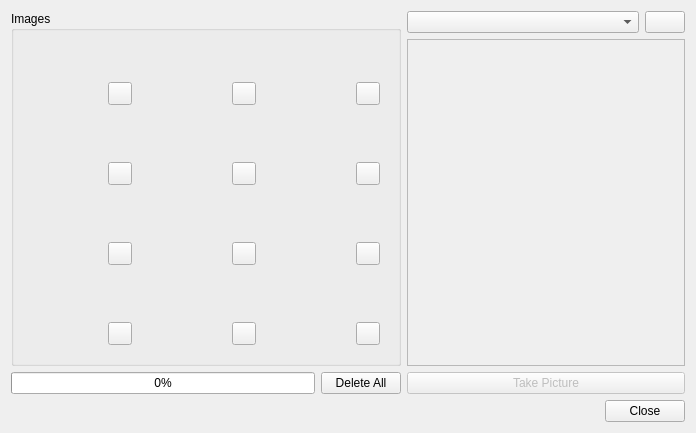
<?xml version="1.0" encoding="UTF-8"?>
<ui version="4.0">
 <class>Form</class>
 <widget class="QWidget" name="Form">
  <property name="geometry">
   <rect>
    <x>0</x>
    <y>0</y>
    <width>696</width>
    <height>430</height>
   </rect>
  </property>
  <property name="windowTitle">
   <string>xRecog Camera</string>
  </property>
  <property name="windowIcon">
   <iconset resource="resources.qrc">
    <normaloff>:/logos/xrecog-64px.svg</normaloff>:/logos/xrecog-64px.svg</iconset>
  </property>
  <layout class="QGridLayout" name="gridLayout1">
   <item row="1" column="0" alignment="Qt::AlignRight">
    <widget class="QPushButton" name="buttonBox">
     <property name="text">
      <string>Close</string>
     </property>
     <property name="icon">
      <iconset theme="cancel">
       <normaloff>.</normaloff>.</iconset>
     </property>
    </widget>
   </item>
   <item row="0" column="0">
    <layout class="QHBoxLayout" name="mainHLayout">
     <item>
      <layout class="QVBoxLayout" name="imagesPreviewVLayout">
       <item>
        <widget class="QGroupBox" name="imageGrid">
         <property name="sizePolicy">
          <sizepolicy hsizetype="Minimum" vsizetype="Expanding">
           <horstretch>0</horstretch>
           <verstretch>0</verstretch>
          </sizepolicy>
         </property>
         <property name="title">
          <string>Images</string>
         </property>
         <layout class="QGridLayout" name="gridLayout2">
          <item row="2" column="0" alignment="Qt::AlignVCenter">
           <widget class="QWidget" name="imageSlot07" native="true">
            <layout class="QGridLayout" name="gridLayout9">
             <item row="0" column="0" rowspan="2" colspan="2">
              <widget class="QLabel" name="image07">
               <property name="sizePolicy">
                <sizepolicy hsizetype="Fixed" vsizetype="Fixed">
                 <horstretch>0</horstretch>
                 <verstretch>0</verstretch>
                </sizepolicy>
               </property>
               <property name="minimumSize">
                <size>
                 <width>100</width>
                 <height>56</height>
                </size>
               </property>
               <property name="text">
                <string/>
               </property>
              </widget>
             </item>
             <item row="1" column="1">
              <widget class="QToolButton" name="deleteButton07">
               <property name="sizePolicy">
                <sizepolicy hsizetype="Fixed" vsizetype="Fixed">
                 <horstretch>0</horstretch>
                 <verstretch>0</verstretch>
                </sizepolicy>
               </property>
               <property name="icon">
                <iconset theme="delete">
                 <normaloff>.</normaloff>.</iconset>
               </property>
              </widget>
             </item>
            </layout>
           </widget>
          </item>
          <item row="0" column="0" alignment="Qt::AlignVCenter">
           <widget class="QWidget" name="imageSlot01" native="true">
            <layout class="QGridLayout" name="gridLayout3">
             <item row="0" column="0" rowspan="2" colspan="2">
              <widget class="QLabel" name="image01">
               <property name="sizePolicy">
                <sizepolicy hsizetype="Fixed" vsizetype="Fixed">
                 <horstretch>0</horstretch>
                 <verstretch>0</verstretch>
                </sizepolicy>
               </property>
               <property name="minimumSize">
                <size>
                 <width>100</width>
                 <height>56</height>
                </size>
               </property>
               <property name="styleSheet">
                <string notr="true"/>
               </property>
               <property name="text">
                <string/>
               </property>
              </widget>
             </item>
             <item row="1" column="1">
              <widget class="QToolButton" name="deleteButton01">
               <property name="sizePolicy">
                <sizepolicy hsizetype="Fixed" vsizetype="Fixed">
                 <horstretch>0</horstretch>
                 <verstretch>0</verstretch>
                </sizepolicy>
               </property>
               <property name="icon">
                <iconset theme="delete">
                 <normaloff>.</normaloff>.</iconset>
               </property>
              </widget>
             </item>
            </layout>
           </widget>
          </item>
          <item row="3" column="0" alignment="Qt::AlignVCenter">
           <widget class="QWidget" name="imageSlot10" native="true">
            <layout class="QGridLayout" name="gridLayout12">
             <item row="0" column="0" rowspan="2" colspan="2">
              <widget class="QLabel" name="image10">
               <property name="sizePolicy">
                <sizepolicy hsizetype="Fixed" vsizetype="Fixed">
                 <horstretch>0</horstretch>
                 <verstretch>0</verstretch>
                </sizepolicy>
               </property>
               <property name="minimumSize">
                <size>
                 <width>100</width>
                 <height>56</height>
                </size>
               </property>
               <property name="text">
                <string/>
               </property>
              </widget>
             </item>
             <item row="1" column="1">
              <widget class="QToolButton" name="deleteButton10">
               <property name="sizePolicy">
                <sizepolicy hsizetype="Fixed" vsizetype="Fixed">
                 <horstretch>0</horstretch>
                 <verstretch>0</verstretch>
                </sizepolicy>
               </property>
               <property name="icon">
                <iconset theme="delete">
                 <normaloff>.</normaloff>.</iconset>
               </property>
              </widget>
             </item>
            </layout>
           </widget>
          </item>
          <item row="1" column="1" alignment="Qt::AlignVCenter">
           <widget class="QWidget" name="imageSlot05" native="true">
            <layout class="QGridLayout" name="gridLayout7">
             <item row="0" column="0" rowspan="2" colspan="2">
              <widget class="QLabel" name="image05">
               <property name="sizePolicy">
                <sizepolicy hsizetype="Fixed" vsizetype="Fixed">
                 <horstretch>0</horstretch>
                 <verstretch>0</verstretch>
                </sizepolicy>
               </property>
               <property name="minimumSize">
                <size>
                 <width>100</width>
                 <height>56</height>
                </size>
               </property>
               <property name="text">
                <string/>
               </property>
              </widget>
             </item>
             <item row="1" column="1">
              <widget class="QToolButton" name="deleteButton05">
               <property name="sizePolicy">
                <sizepolicy hsizetype="Fixed" vsizetype="Fixed">
                 <horstretch>0</horstretch>
                 <verstretch>0</verstretch>
                </sizepolicy>
               </property>
               <property name="icon">
                <iconset theme="delete">
                 <normaloff>.</normaloff>.</iconset>
               </property>
              </widget>
             </item>
            </layout>
           </widget>
          </item>
          <item row="1" column="2" alignment="Qt::AlignVCenter">
           <widget class="QWidget" name="imageSlot06" native="true">
            <layout class="QGridLayout" name="gridLayout8">
             <item row="0" column="0" rowspan="2" colspan="2">
              <widget class="QLabel" name="image06">
               <property name="sizePolicy">
                <sizepolicy hsizetype="Fixed" vsizetype="Fixed">
                 <horstretch>0</horstretch>
                 <verstretch>0</verstretch>
                </sizepolicy>
               </property>
               <property name="minimumSize">
                <size>
                 <width>100</width>
                 <height>56</height>
                </size>
               </property>
               <property name="text">
                <string/>
               </property>
              </widget>
             </item>
             <item row="1" column="1">
              <widget class="QToolButton" name="deleteButton06">
               <property name="sizePolicy">
                <sizepolicy hsizetype="Fixed" vsizetype="Fixed">
                 <horstretch>0</horstretch>
                 <verstretch>0</verstretch>
                </sizepolicy>
               </property>
               <property name="icon">
                <iconset theme="delete">
                 <normaloff>.</normaloff>.</iconset>
               </property>
              </widget>
             </item>
            </layout>
           </widget>
          </item>
          <item row="3" column="2" alignment="Qt::AlignVCenter">
           <widget class="QWidget" name="imageSlot12" native="true">
            <layout class="QGridLayout" name="gridLayout14">
             <item row="0" column="0" rowspan="2" colspan="2">
              <widget class="QLabel" name="image12">
               <property name="sizePolicy">
                <sizepolicy hsizetype="Fixed" vsizetype="Fixed">
                 <horstretch>0</horstretch>
                 <verstretch>0</verstretch>
                </sizepolicy>
               </property>
               <property name="minimumSize">
                <size>
                 <width>100</width>
                 <height>56</height>
                </size>
               </property>
               <property name="text">
                <string/>
               </property>
              </widget>
             </item>
             <item row="1" column="1">
              <widget class="QToolButton" name="deleteButton12">
               <property name="sizePolicy">
                <sizepolicy hsizetype="Fixed" vsizetype="Fixed">
                 <horstretch>0</horstretch>
                 <verstretch>0</verstretch>
                </sizepolicy>
               </property>
               <property name="icon">
                <iconset theme="delete">
                 <normaloff>.</normaloff>.</iconset>
               </property>
              </widget>
             </item>
            </layout>
           </widget>
          </item>
          <item row="0" column="2" alignment="Qt::AlignVCenter">
           <widget class="QWidget" name="imageSlot03" native="true">
            <layout class="QGridLayout" name="gridLayout5">
             <item row="0" column="0" rowspan="2" colspan="2">
              <widget class="QLabel" name="image03">
               <property name="sizePolicy">
                <sizepolicy hsizetype="Fixed" vsizetype="Fixed">
                 <horstretch>0</horstretch>
                 <verstretch>0</verstretch>
                </sizepolicy>
               </property>
               <property name="minimumSize">
                <size>
                 <width>100</width>
                 <height>56</height>
                </size>
               </property>
               <property name="text">
                <string/>
               </property>
              </widget>
             </item>
             <item row="1" column="1">
              <widget class="QToolButton" name="deleteButton03">
               <property name="sizePolicy">
                <sizepolicy hsizetype="Fixed" vsizetype="Fixed">
                 <horstretch>0</horstretch>
                 <verstretch>0</verstretch>
                </sizepolicy>
               </property>
               <property name="icon">
                <iconset theme="delete">
                 <normaloff>.</normaloff>.</iconset>
               </property>
              </widget>
             </item>
            </layout>
           </widget>
          </item>
          <item row="2" column="2" alignment="Qt::AlignVCenter">
           <widget class="QWidget" name="imageSlot09" native="true">
            <layout class="QGridLayout" name="gridLayout11">
             <item row="0" column="0" rowspan="2" colspan="2">
              <widget class="QLabel" name="image09">
               <property name="sizePolicy">
                <sizepolicy hsizetype="Fixed" vsizetype="Fixed">
                 <horstretch>0</horstretch>
                 <verstretch>0</verstretch>
                </sizepolicy>
               </property>
               <property name="minimumSize">
                <size>
                 <width>100</width>
                 <height>56</height>
                </size>
               </property>
               <property name="text">
                <string/>
               </property>
              </widget>
             </item>
             <item row="1" column="1">
              <widget class="QToolButton" name="deleteButton09">
               <property name="sizePolicy">
                <sizepolicy hsizetype="Fixed" vsizetype="Fixed">
                 <horstretch>0</horstretch>
                 <verstretch>0</verstretch>
                </sizepolicy>
               </property>
               <property name="icon">
                <iconset theme="delete">
                 <normaloff>.</normaloff>.</iconset>
               </property>
              </widget>
             </item>
            </layout>
           </widget>
          </item>
          <item row="3" column="1" alignment="Qt::AlignVCenter">
           <widget class="QWidget" name="imageSlot11" native="true">
            <layout class="QGridLayout" name="gridLayout13">
             <item row="0" column="0" rowspan="2" colspan="2">
              <widget class="QLabel" name="image11">
               <property name="sizePolicy">
                <sizepolicy hsizetype="Fixed" vsizetype="Fixed">
                 <horstretch>0</horstretch>
                 <verstretch>0</verstretch>
                </sizepolicy>
               </property>
               <property name="minimumSize">
                <size>
                 <width>100</width>
                 <height>56</height>
                </size>
               </property>
               <property name="text">
                <string/>
               </property>
              </widget>
             </item>
             <item row="1" column="1">
              <widget class="QToolButton" name="deleteButton11">
               <property name="sizePolicy">
                <sizepolicy hsizetype="Fixed" vsizetype="Fixed">
                 <horstretch>0</horstretch>
                 <verstretch>0</verstretch>
                </sizepolicy>
               </property>
               <property name="icon">
                <iconset theme="delete">
                 <normaloff>.</normaloff>.</iconset>
               </property>
              </widget>
             </item>
            </layout>
           </widget>
          </item>
          <item row="0" column="1" alignment="Qt::AlignVCenter">
           <widget class="QWidget" name="imageSlot02" native="true">
            <layout class="QGridLayout" name="gridLayout4">
             <item row="0" column="0" rowspan="2" colspan="2">
              <widget class="QLabel" name="image02">
               <property name="sizePolicy">
                <sizepolicy hsizetype="Fixed" vsizetype="Fixed">
                 <horstretch>0</horstretch>
                 <verstretch>0</verstretch>
                </sizepolicy>
               </property>
               <property name="minimumSize">
                <size>
                 <width>100</width>
                 <height>56</height>
                </size>
               </property>
               <property name="text">
                <string/>
               </property>
              </widget>
             </item>
             <item row="1" column="1">
              <widget class="QToolButton" name="deleteButton02">
               <property name="sizePolicy">
                <sizepolicy hsizetype="Fixed" vsizetype="Fixed">
                 <horstretch>0</horstretch>
                 <verstretch>0</verstretch>
                </sizepolicy>
               </property>
               <property name="icon">
                <iconset theme="delete">
                 <normaloff>.</normaloff>.</iconset>
               </property>
              </widget>
             </item>
            </layout>
           </widget>
          </item>
          <item row="1" column="0" alignment="Qt::AlignVCenter">
           <widget class="QWidget" name="imageSlot04" native="true">
            <layout class="QGridLayout" name="gridLayout6">
             <item row="0" column="0" rowspan="2" colspan="2">
              <widget class="QLabel" name="image04">
               <property name="sizePolicy">
                <sizepolicy hsizetype="Fixed" vsizetype="Fixed">
                 <horstretch>0</horstretch>
                 <verstretch>0</verstretch>
                </sizepolicy>
               </property>
               <property name="minimumSize">
                <size>
                 <width>100</width>
                 <height>56</height>
                </size>
               </property>
               <property name="text">
                <string/>
               </property>
              </widget>
             </item>
             <item row="1" column="1">
              <widget class="QToolButton" name="deleteButton04">
               <property name="sizePolicy">
                <sizepolicy hsizetype="Fixed" vsizetype="Fixed">
                 <horstretch>0</horstretch>
                 <verstretch>0</verstretch>
                </sizepolicy>
               </property>
               <property name="icon">
                <iconset theme="delete">
                 <normaloff>.</normaloff>.</iconset>
               </property>
              </widget>
             </item>
            </layout>
           </widget>
          </item>
          <item row="2" column="1" alignment="Qt::AlignVCenter">
           <widget class="QWidget" name="imageSlot08" native="true">
            <layout class="QGridLayout" name="gridLayout10">
             <item row="0" column="0" rowspan="2" colspan="2">
              <widget class="QLabel" name="image08">
               <property name="sizePolicy">
                <sizepolicy hsizetype="Fixed" vsizetype="Fixed">
                 <horstretch>0</horstretch>
                 <verstretch>0</verstretch>
                </sizepolicy>
               </property>
               <property name="minimumSize">
                <size>
                 <width>100</width>
                 <height>56</height>
                </size>
               </property>
               <property name="text">
                <string/>
               </property>
              </widget>
             </item>
             <item row="1" column="1">
              <widget class="QToolButton" name="deleteButton08">
               <property name="sizePolicy">
                <sizepolicy hsizetype="Fixed" vsizetype="Fixed">
                 <horstretch>0</horstretch>
                 <verstretch>0</verstretch>
                </sizepolicy>
               </property>
               <property name="icon">
                <iconset theme="delete">
                 <normaloff>.</normaloff>.</iconset>
               </property>
              </widget>
             </item>
            </layout>
           </widget>
          </item>
         </layout>
        </widget>
       </item>
       <item>
        <layout class="QHBoxLayout" name="progressHLayout">
         <item>
          <widget class="QProgressBar" name="progressBar">
           <property name="sizePolicy">
            <sizepolicy hsizetype="Preferred" vsizetype="Fixed">
             <horstretch>0</horstretch>
             <verstretch>0</verstretch>
            </sizepolicy>
           </property>
           <property name="maximum">
            <number>12</number>
           </property>
           <property name="value">
            <number>0</number>
           </property>
          </widget>
         </item>
         <item>
          <widget class="QPushButton" name="deleteAllButton">
           <property name="sizePolicy">
            <sizepolicy hsizetype="Fixed" vsizetype="Fixed">
             <horstretch>0</horstretch>
             <verstretch>0</verstretch>
            </sizepolicy>
           </property>
           <property name="text">
            <string>Delete All</string>
           </property>
          </widget>
         </item>
        </layout>
       </item>
      </layout>
     </item>
     <item>
      <layout class="QVBoxLayout" name="captureVLayout">
       <item>
        <layout class="QHBoxLayout" name="deviceSelectorHLayout">
         <item>
          <widget class="QComboBox" name="deviceSelectorComboBox"/>
         </item>
         <item>
          <widget class="QPushButton" name="deviceSelectorReloadButton">
           <property name="sizePolicy">
            <sizepolicy hsizetype="Fixed" vsizetype="Fixed">
             <horstretch>0</horstretch>
             <verstretch>0</verstretch>
            </sizepolicy>
           </property>
           <property name="text">
            <string/>
           </property>
           <property name="icon">
            <iconset theme="reload">
             <normaloff>.</normaloff>.</iconset>
           </property>
          </widget>
         </item>
        </layout>
       </item>
       <item>
        <widget class="QFrame" name="viewFinderFrame">
         <property name="sizePolicy">
          <sizepolicy hsizetype="Preferred" vsizetype="Expanding">
           <horstretch>0</horstretch>
           <verstretch>0</verstretch>
          </sizepolicy>
         </property>
         <property name="frameShape">
          <enum>QFrame::StyledPanel</enum>
         </property>
         <property name="frameShadow">
          <enum>QFrame::Raised</enum>
         </property>
         <layout class="QGridLayout" name="gridLayout"/>
        </widget>
       </item>
       <item>
        <widget class="QPushButton" name="captureButton">
         <property name="enabled">
          <bool>false</bool>
         </property>
         <property name="text">
          <string>Take Picture</string>
         </property>
         <property name="icon">
          <iconset theme="camera">
           <normaloff>.</normaloff>.</iconset>
         </property>
        </widget>
       </item>
      </layout>
     </item>
    </layout>
   </item>
  </layout>
 </widget>
 <tabstops>
  <tabstop>captureButton</tabstop>
  <tabstop>deviceSelectorComboBox</tabstop>
  <tabstop>deviceSelectorReloadButton</tabstop>
  <tabstop>deleteButton01</tabstop>
  <tabstop>deleteButton02</tabstop>
  <tabstop>deleteButton03</tabstop>
  <tabstop>deleteButton04</tabstop>
  <tabstop>deleteButton05</tabstop>
  <tabstop>deleteButton06</tabstop>
  <tabstop>deleteButton07</tabstop>
  <tabstop>deleteButton08</tabstop>
  <tabstop>deleteButton09</tabstop>
  <tabstop>deleteButton10</tabstop>
  <tabstop>deleteButton11</tabstop>
  <tabstop>deleteButton12</tabstop>
  <tabstop>deleteAllButton</tabstop>
  <tabstop>buttonBox</tabstop>
 </tabstops>
 <resources>
  <include location="resources.qrc"/>
 </resources>
 <connections>
  <connection>
   <sender>buttonBox</sender>
   <signal>clicked()</signal>
   <receiver>Form</receiver>
   <slot>close()</slot>
   <hints>
    <hint type="sourcelabel">
     <x>689</x>
     <y>472</y>
    </hint>
    <hint type="destinationlabel">
     <x>609</x>
     <y>-9</y>
    </hint>
   </hints>
  </connection>
 </connections>
</ui>
